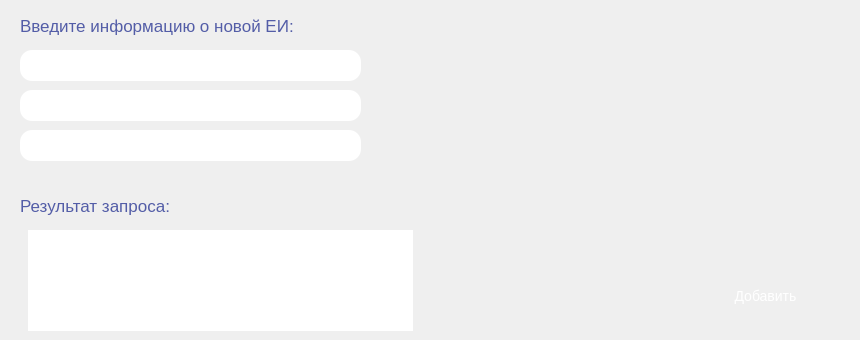
      <widget class="QWidget" name="page_1_addEI">
       <widget class="QLabel" name="label_1_enter">
        <property name="geometry">
         <rect>
          <x>20</x>
          <y>10</y>
          <width>281</width>
          <height>31</height>
         </rect>
        </property>
        <property name="styleSheet">
         <string notr="true">QLabel {
	color: rgba(83, 93, 167, 1);
    font-size: 17px;
}</string>
        </property>
        <property name="text">
         <string>Введите информацию о новой ЕИ:</string>
        </property>
       </widget>
       <widget class="QLabel" name="label_1_search">
        <property name="geometry">
         <rect>
          <x>20</x>
          <y>190</y>
          <width>281</width>
          <height>31</height>
         </rect>
        </property>
        <property name="styleSheet">
         <string notr="true">QLabel {
	color: rgba(83, 93, 167, 1);
    font-size: 17px;
}</string>
        </property>
        <property name="text">
         <string>Результат запроса:</string>
        </property>
       </widget>
       <widget class="QLineEdit" name="lineEdit_1_shortName">
        <property name="geometry">
         <rect>
          <x>20</x>
          <y>130</y>
          <width>341</width>
          <height>31</height>
         </rect>
        </property>
        <property name="styleSheet">
         <string notr="true">QLineEdit {
	border: 2px #FFE5CC;
    border-radius: 12px;
	padding: 0 8px;
    background: qlineargradient(x1:0, y1:0, x2:1, y2:0, 
    												stop:0 rgba(193, 95, 251, 1), 
													stop:0.6 rgba(97, 115, 241, 0.7),
    												stop:1 rgba(94, 131, 239, 0.7));
	selection-background-color: darkgray;
    font-size: 14px;
	color: rgba(255, 255, 255,1);
}</string>
        </property>
        <property name="text">
         <string/>
        </property>
        <property name="placeholderText">
         <string>Сокращенное название</string>
        </property>
       </widget>
       <widget class="QPushButton" name="pushButton_1_add">
        <property name="geometry">
         <rect>
          <x>680</x>
          <y>260</y>
          <width>171</width>
          <height>71</height>
         </rect>
        </property>
        <property name="styleSheet">
         <string notr="true">QPushButton {
	background-color: qlineargradient(x1:0, y1:0, x2:1, y2:1, 
    								stop:0 rgba(88, 205, 174, 1), 
    								stop:1 rgba(63, 148, 108, 1));
    color: white;
    text-align: center;
    text-decoration: none;
    font-size: 14px;
    border-radius: 12px;
}

QPushButton:pressed {
	background-color: qlineargradient(x1:0, y1:0, x2:1, y2:1, 
    								stop:0 rgba(88, 205, 174, 0.5), 
    								stop:1 rgba(63, 148, 108, 0.5));
}</string>
        </property>
        <property name="text">
         <string>Добавить</string>
        </property>
       </widget>
       <widget class="QLineEdit" name="lineEdit_1_code">
        <property name="geometry">
         <rect>
          <x>20</x>
          <y>50</y>
          <width>341</width>
          <height>31</height>
         </rect>
        </property>
        <property name="styleSheet">
         <string notr="true">QLineEdit {
	border: 2px #FFE5CC;
    border-radius: 12px;
	padding: 0 8px;
    background: qlineargradient(x1:0, y1:0, x2:1, y2:0, 
    												stop:0 rgba(193, 95, 251, 1), 
													stop:0.6 rgba(97, 115, 241, 0.7),
    												stop:1 rgba(94, 131, 239, 0.7));
	selection-background-color: darkgray;
    font-size: 14px;
	color: rgba(255, 255, 255,1);
}</string>
        </property>
        <property name="placeholderText">
         <string>Код ЕИ</string>
        </property>
       </widget>
       <widget class="QLineEdit" name="lineEdit_1_name">
        <property name="geometry">
         <rect>
          <x>20</x>
          <y>90</y>
          <width>341</width>
          <height>31</height>
         </rect>
        </property>
        <property name="styleSheet">
         <string notr="true">QLineEdit {
	border: 2px #FFE5CC;
    border-radius: 12px;
	padding: 0 8px;
    background: qlineargradient(x1:0, y1:0, x2:1, y2:0, 
    												stop:0 rgba(193, 95, 251, 1), 
													stop:0.6 rgba(97, 115, 241, 0.7),
    												stop:1 rgba(94, 131, 239, 0.7));
	selection-background-color: darkgray;
    font-size: 14px;
	color: rgba(255, 255, 255,1);
}</string>
        </property>
        <property name="placeholderText">
         <string>Полное название</string>
        </property>
       </widget>
       <widget class="QTextEdit" name="textEdit_1_result">
        <property name="geometry">
         <rect>
          <x>20</x>
          <y>230</y>
          <width>401</width>
          <height>101</height>
         </rect>
        </property>
        <property name="styleSheet">
         <string notr="true">QTextEdit {
	border: 2px #FFF4E8;
    padding: 0 8px;
    border-radius: 12px;
    background: qlineargradient(x1:0, y1:0, x2:1, y2:1, 
    								stop:0 rgba(88, 205, 174, 1), 
    								stop:1 rgba(63, 148, 108, 1));
	color: white;
    font-size: 14px;
}</string>
        </property>
        <property name="placeholderText">
         <string>Здесь будут подробности проведенной операции</string>
        </property>
       </widget>
      </widget>
